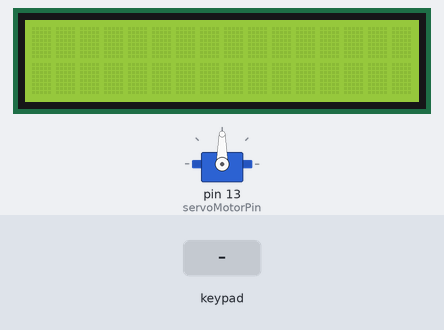
This sketch was run on a simulated Arduino Mega 2560, built with avr-gcc and run on an emulated ATmega2560. Parts: 16×2 character LCD, servo. The test bench sets the inputs (shaded band).

Above: at 1.2 s.
1.3 s: keypad keys 7 + 5 = pressed 0.4 s apart
At 2.9 s:
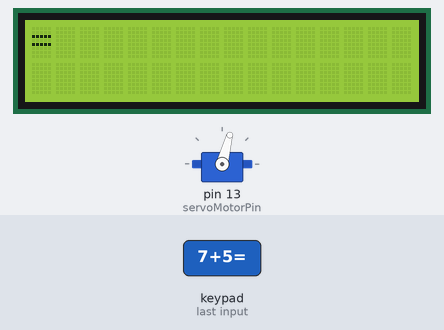
4.4 s: key '/' pressed
5.9 s: key '*' pressed
At 6.8 s:
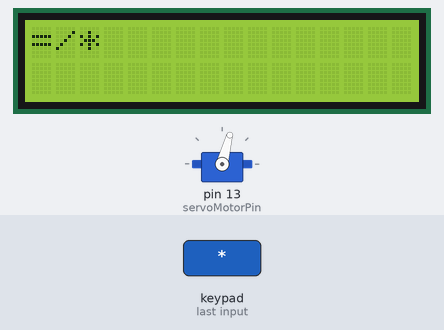
7.4 s: keypad keys 2 2 2 3 2 4 2 5 * pressed 0.4 s apart
At 11.4 s:
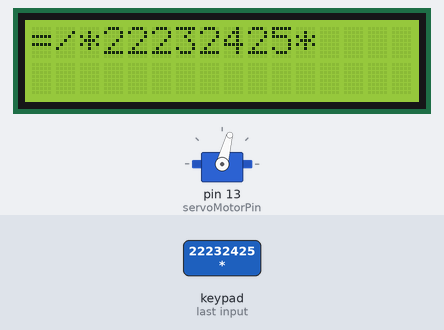
12.5 s: key 'C' pressed
At 13.0 s:
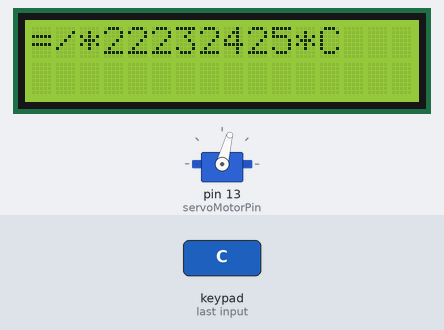
14.0 s: keypad keys 6 * 7 = pressed 0.4 s apart
At 14.6 s:
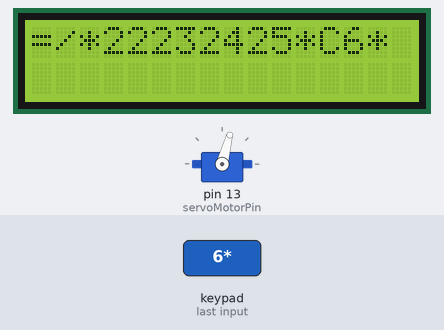
Timing chart, 0 to 17.0 s (numbered marks = the images above; inputs shaded):
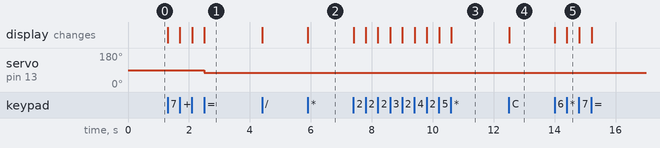

Measured:
- after the input at 1.3 s, servo on pin 13 (servoMotorPin): 90° → 75° after 1.2 s; the display: first changes at once (image 1 shows a later state)
- after the input at 5.9 s, the display: changes at once (image 2)
- after the input at 7.4 s, the display: first changes at once (image 3 shows a later state)
- after the input at 12.5 s, the display: changes at once (image 4)
- after the input at 14.0 s, the display: first changes at once (image 5 shows a later state)

The sketch:

code4.2.ino
```cpp
#include <Servo.h>
#include <Keypad.h>
#include <LiquidCrystal.h>

const byte ROWS = 4;
const byte COLS = 4;

char keys[ROWS][COLS] = {
  {'7','8','9','/'},
  {'4','5','6','*'},
  {'1','2','3','-'},
  {'C','0','=','+'}

};

byte rowPins[ROWS] = { 22, 23, 24, 25 };
byte colPins[COLS] = { 26, 27, 28, 29 };
Keypad keypad = Keypad( makeKeymap(keys), rowPins, colPins, ROWS, COLS ); //  Create the Keypad


const int rs = 20, en = 19, d4 = 4, d5 = 5, d6 = 6, d7 = 7;
LiquidCrystal lcd(rs, en, d4, d5, d6, d7);

const int servoMotorPin = 13;
Servo myservo;

int tempNumber = 0;

void setup() {
   lcd.begin(16, 2);
  myservo.attach(servoMotorPin);
}

void loop() {
  char key = keypad.getKey();

  if (key != NO_KEY){
    if(key >= '0' && key  <= '9'){
      tempNumber = tempNumber * 10 + (key - '0');
    }
    else if(key == '='){
      if(tempNumber >= 0 && tempNumber <= 180){
        myservo.write(tempNumber);
      }
      tempNumber = 0;
      lcd.clear();
      lcd.setCursor(0,0);
    }
    lcd.print(key);
  }
}
```
